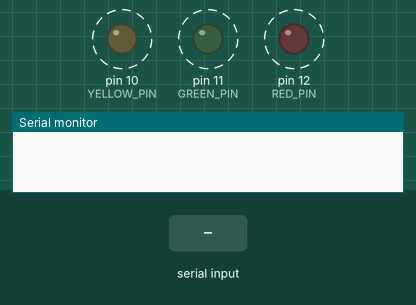
Bench run of a sketch on a simulated Arduino Uno, built with avr-gcc and run on an emulated ATmega328P. Shown: output pins drawn as LEDs (lit = HIGH), the last lines printed to the serial monitor. Dashed ring = blinking. The inputs (shaded band) are chosen by the test bench.

Above: at 1.13 s.
1.3 s: "90,45\n" received over Serial
At 1.3 s:
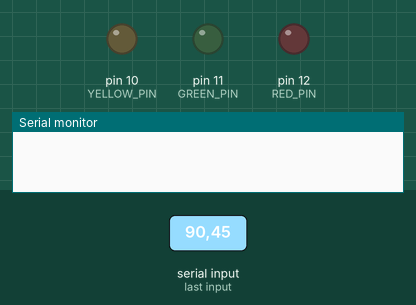
2.8 s: "30,150\n" received over Serial
At 2.88 s:
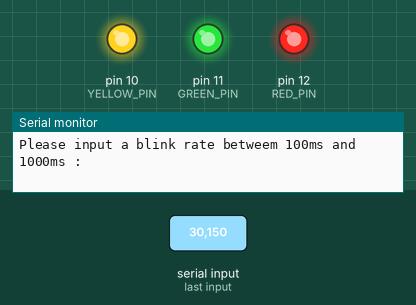
Timing chart, 0 to 5.8 s (numbered marks = the images above; inputs shaded):
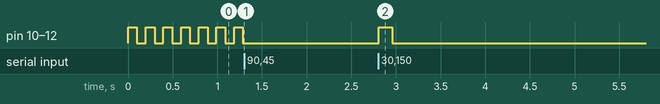

The sketch:

sketch_oct20a.ino
```cpp
#define RED_PIN 12
#define YELLOW_PIN 10
#define GREEN_PIN 11


int LED_ARRAY[] = {RED_PIN, YELLOW_PIN, GREEN_PIN};
int arraySize = sizeof(LED_ARRAY) / sizeof(LED_ARRAY[0]);
void set_LED_pin(int pin_number){
  pinMode(pin_number, OUTPUT);
}
int blink_rate = 99;
void setup() {
  // put your setup code here, to run once:
  Serial.begin(9600);
  for (int i = 0; i < arraySize; i++){
    set_LED_pin(LED_ARRAY[i]);
  }
  for (int i = 0; i < arraySize; i++){
    digitalWrite(LED_ARRAY[i], LOW);
  }
}

void loop() {
  if(Serial.available() > 0){
    Serial.println("Please input a blink rate betweem 100ms and 1000ms : ");
    blink_rate = Serial.parseInt();
    while (!((blink_rate >= 100) and (blink_rate <= 1000))){
      Serial.println("Please input a blink rate betweem 100ms and 1000ms : ");
      blink_rate = Serial.parseInt();
    }
  }
  for (int i = 0; i < arraySize; i++){
    digitalWrite(LED_ARRAY[i], HIGH);
  }
  delay(blink_rate);

  for (int i = 0; i < arraySize; i++){
    digitalWrite(LED_ARRAY[i], LOW);
  }
  delay(blink_rate);

}
```

Measured:
- after the input at 1.3 s, pin 10 (YELLOW_PIN), pin 11 (GREEN_PIN), pin 12 (RED_PIN): stops changing and stays LOW
- after the input at 2.8 s, pin 10 (YELLOW_PIN), pin 11 (GREEN_PIN), pin 12 (RED_PIN): LOW → HIGH at once, → LOW 0.15 s later
- by itself, pin 10 (YELLOW_PIN), pin 11 (GREEN_PIN), pin 12 (RED_PIN): alternates HIGH for 0.10 s and LOW for 0.10 s
